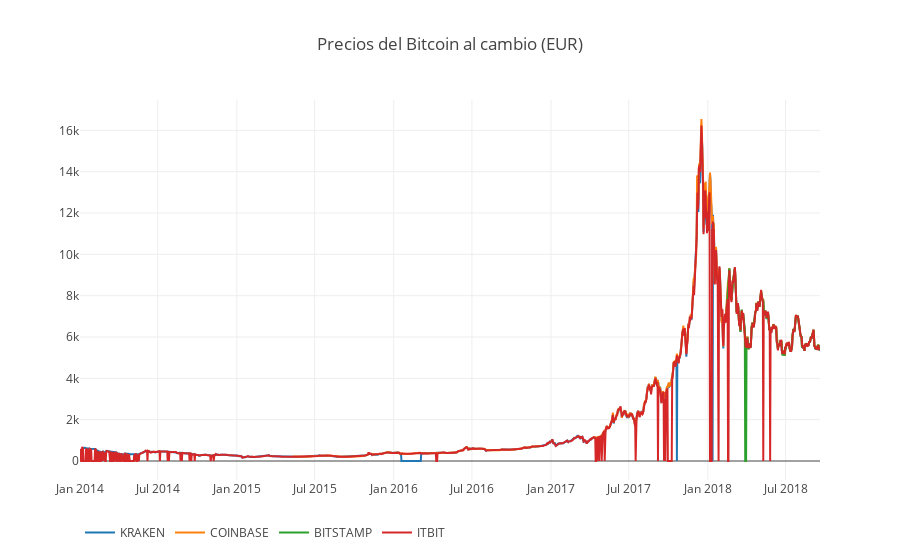

Source (notebook cell):
### Code cell
# Grafico de todos los precios del Bitc
df_scatter(btc_eur_datasets, 'Precios del Bitcoin al cambio (EUR)')

### Figure 1 — Plotly figure (JSON) as saved in the notebook; plotly's stock layout.template omitted (floating-point values rounded to 4 significant figures; data arrays with more than 128 entries replaced by an {"elided": "..."} marker saying what was removed)
{"data": [{"name": "KRAKEN", "type": "scatter", "uid": "9421785a-bce1-11e8-a420-d8cb8a80ab2a", "x": {"elided": "1723 str values"}, "y": {"elided": "1723 float values"}}, {"name": "COINBASE", "type": "scatter", "uid": "9421785b-bce1-11e8-ba0e-d8cb8a80ab2a", "x": {"elided": "1723 str values"}, "y": {"elided": "1723 float values"}}, {"name": "BITSTAMP", "type": "scatter", "uid": "9421785c-bce1-11e8-a1fd-d8cb8a80ab2a", "x": {"elided": "1723 str values"}, "y": {"elided": "1723 float values"}}, {"name": "ITBIT", "type": "scatter", "uid": "9421785d-bce1-11e8-847b-d8cb8a80ab2a", "x": {"elided": "1723 str values"}, "y": {"elided": "1723 float values"}}], "layout": {"legend": {"orientation": "h"}, "title": "Precios del Bitcoin al cambio (EUR)", "xaxis": {"type": "date"}, "yaxis": {"showticklabels": true, "title": "", "type": "linear"}}}
